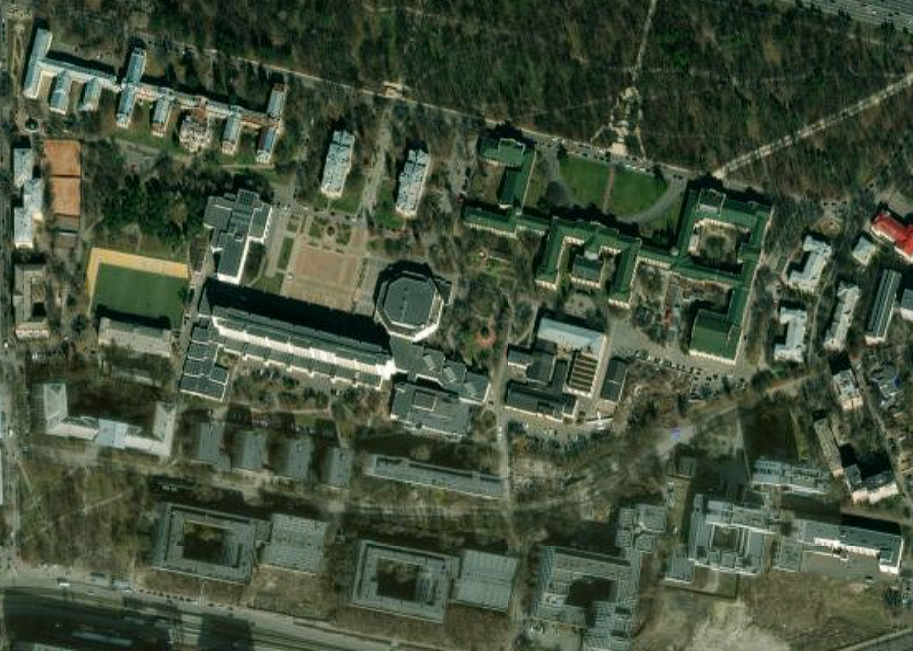
#> input picture Computer Vision/Satellite-Object-Detection-CV/kpi_campus.png, 913 x 651 px
$ python task_2.py
#> lines starting #> are read from the running program, lines starting #| are printed output that depends on the picture; after the words box and inside, x2 and y2 are one past the last pixel; in counts of white or black regions, pixels touching at a corner belong together
import cv2
import numpy as np
import matplotlib
matplotlib.use("TkAgg")
import matplotlib.pyplot as plt

image = cv2.imread("kpi_campus.png")
#> image is the input picture: shape (651, 913, 3); mean B, G, R 59.7, 80.1, 67.3
output_image = image.copy()
gray = cv2.cvtColor(image, cv2.COLOR_BGR2GRAY)
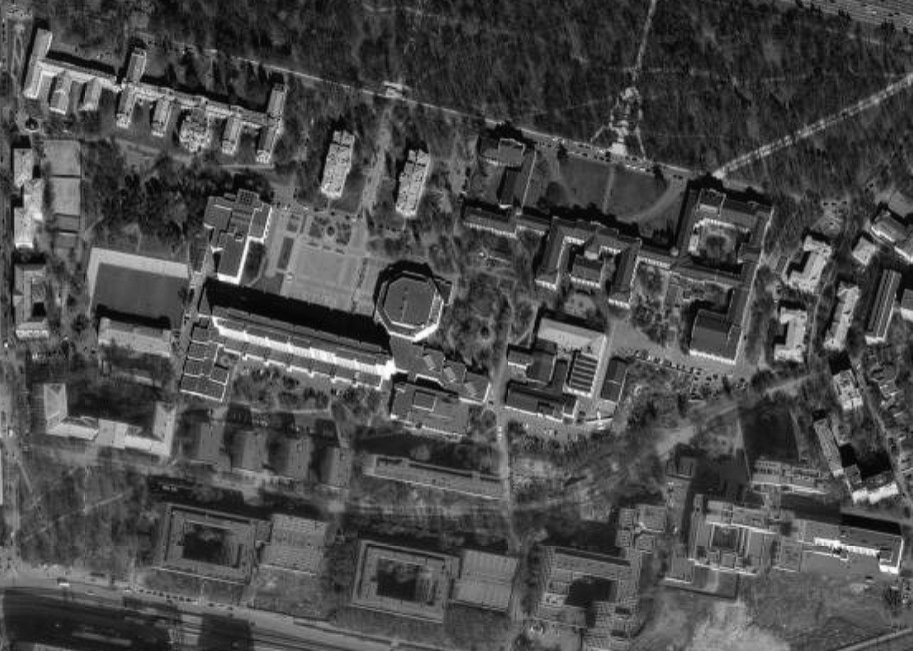
#> gray: shape (651, 913); min 0, max 254, mean 74

blurred = cv2.GaussianBlur(gray, (5, 5), 0)

_, thresh = cv2.threshold(blurred, 0, 255, cv2.THRESH_BINARY + cv2.THRESH_OTSU)
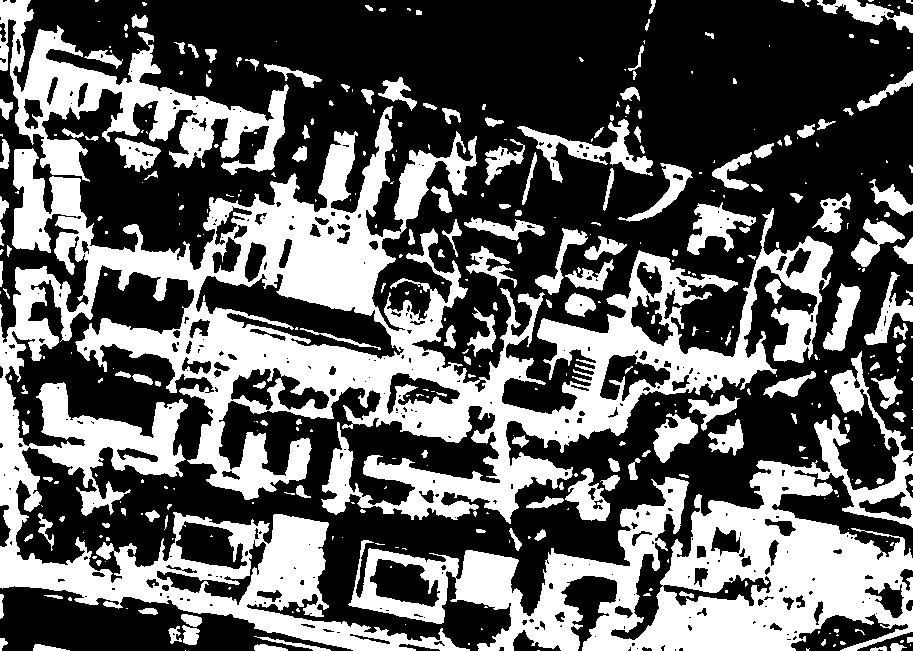
#> thresh: shape (651, 913); 37.8% white; 399 white regions (225 under 20 px), largest, box (x1, y1, x2, y2) and area: (0, 106, 833, 651) 124027, (348, 351, 913, 651) 49149, (0, 0, 289, 182) 15791

kernel = np.ones((3, 3), np.uint8)

morph_opened = cv2.morphologyEx(thresh, cv2.MORPH_OPEN, kernel, iterations=1)
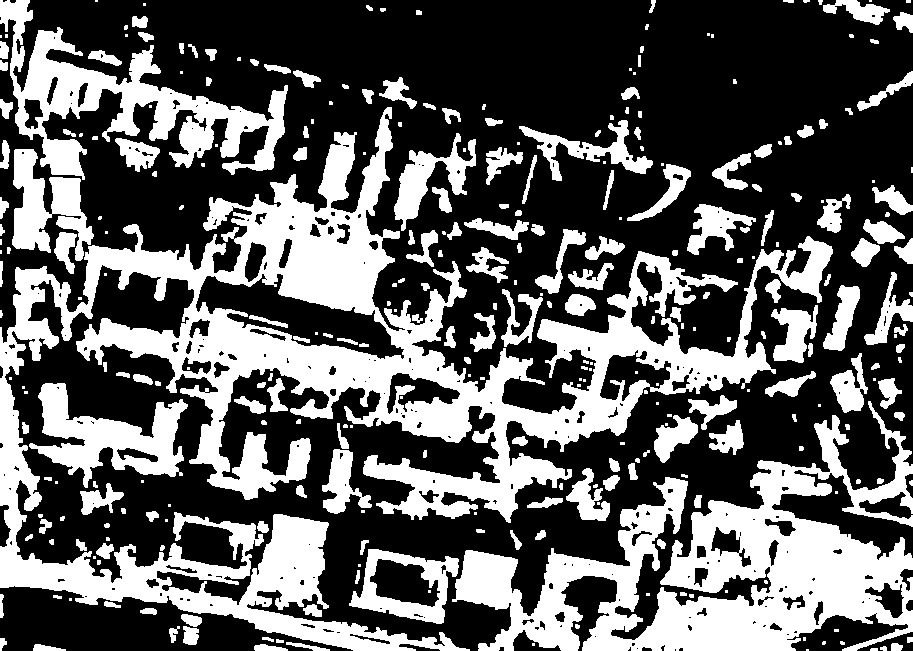
#> morph_opened: shape (651, 913); 36.7% white; 313 white regions (114 under 20 px), largest, box (x1, y1, x2, y2) and area: (0, 107, 833, 651) 99487, (452, 401, 913, 651) 43766, (0, 0, 288, 180) 15280

morph_closed = cv2.morphologyEx(morph_opened, cv2.MORPH_CLOSE, kernel, iterations=1)
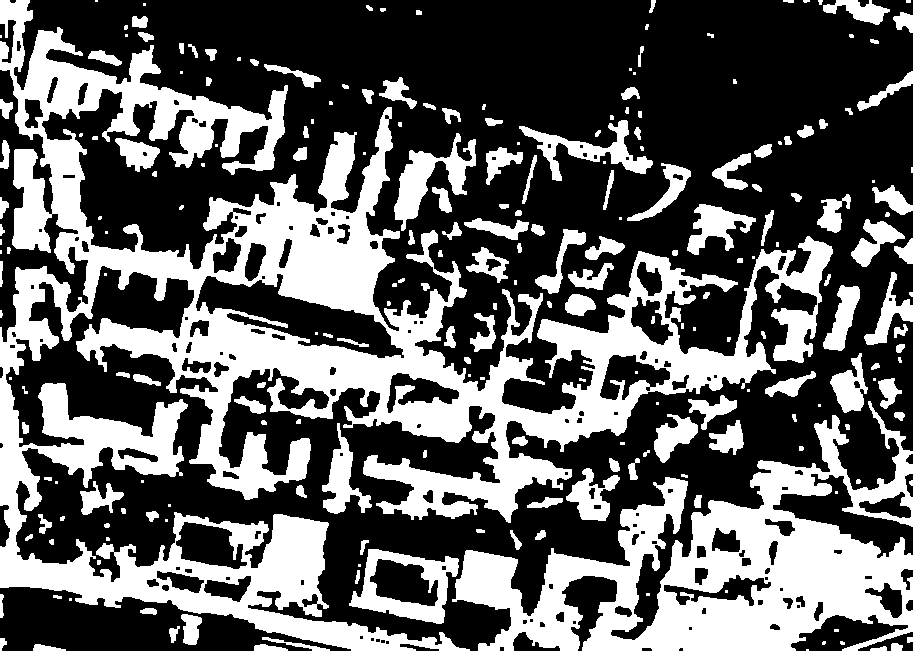
#> morph_closed: shape (651, 913); 37.4% white; 231 white regions (74 under 20 px)

contours, _ = cv2.findContours(morph_closed, cv2.RETR_EXTERNAL, cv2.CHAIN_APPROX_SIMPLE)
#> contours = 225 contours, 107 with area under 20; largest, box (x1, y1, x2, y2) and area: (0, 0, 833, 651) 147193, (452, 401, 913, 651) 47496, (349, 549, 459, 624) 5239, (394, 133, 476, 231) 2534, (519, 120, 653, 181) 2118

buildings = []
for cnt in contours:
    area = cv2.contourArea(cnt)
    x, y, w, h = cv2.boundingRect(cnt)
    aspect_ratio = w / float(h)

    if area > 300 and 0.2 < aspect_ratio < 5.0:
        buildings.append((x, y, w, h))
        cv2.rectangle(output_image, (x, y), (x + w, y + h), (0, 255, 0), 2)
#> this loop made 225 passes
#> (area, x, y, w, h, aspect_ratio) on passes 2 to 4: (41, 870, 646, 17, 5, 3.4), (132.5, 254, 644, 34, 7, 4.86), (114.5, 33, 644, 33, 7, 4.71)
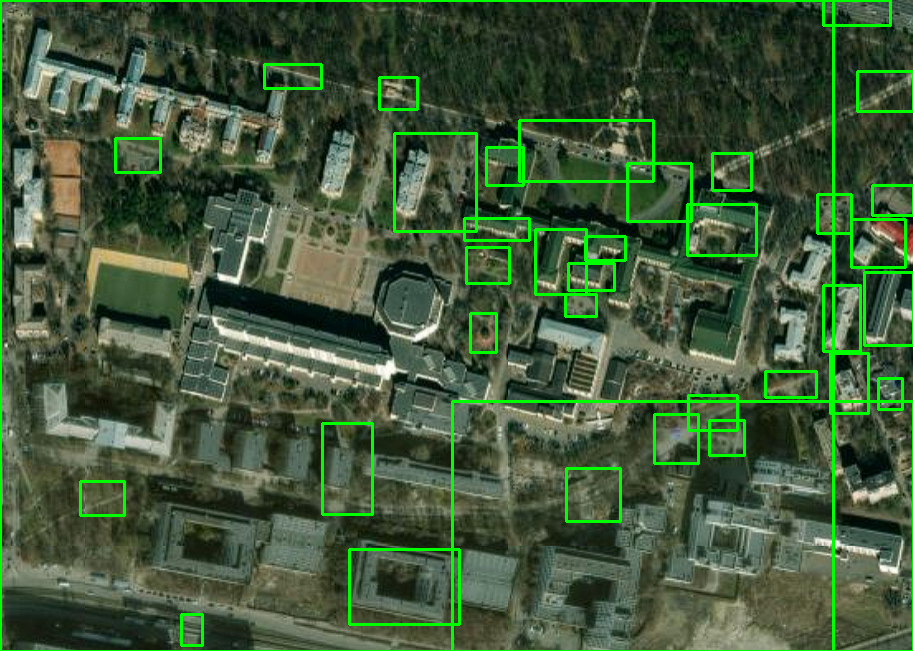
#> output_image: shape (651, 913, 3); 4.47% of pixels changed, all inside (x1, y1, x2, y2) = (0, 0, 913, 651)
#> after the loop, buildings = 36 items, first 6: (181, 614, 21, 31), (349, 549, 110, 75), (80, 481, 44, 34), (566, 468, 54, 53), (322, 423, 50, 91), (709, 420, 35, 35)

plt.figure(figsize=(15, 10))

plt.subplot(2, 3, 1)
plt.title("Threshold (Original)")
plt.imshow(thresh, cmap="gray")
plt.axis("off")

plt.subplot(2, 3, 2)
plt.title("Morphological Opening (Noise removal)")
plt.imshow(morph_opened, cmap="gray")
plt.axis("off")

plt.subplot(2, 3, 3)
plt.title("Morphological Closing (Hole filling)")
plt.imshow(morph_closed, cmap="gray")
plt.axis("off")

plt.subplot(2, 3, 4)
plt.title(f"Виявлені будівлі: {len(buildings)}")
plt.imshow(cv2.cvtColor(output_image, cv2.COLOR_BGR2RGB))
plt.axis("off")

plt.tight_layout()
plt.show()
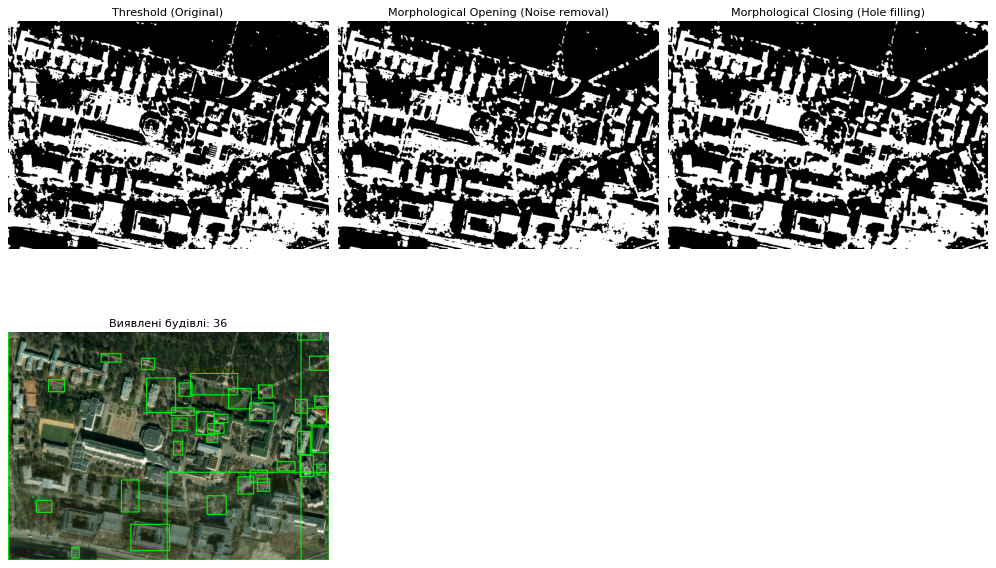
#> figure drawn by matplotlib, 4 panels

$ run again, with Computer Vision/Satellite-Object-Detection-CV/img2_2.png copied over Computer Vision/Satellite-Object-Detection-CV/kpi_campus.png
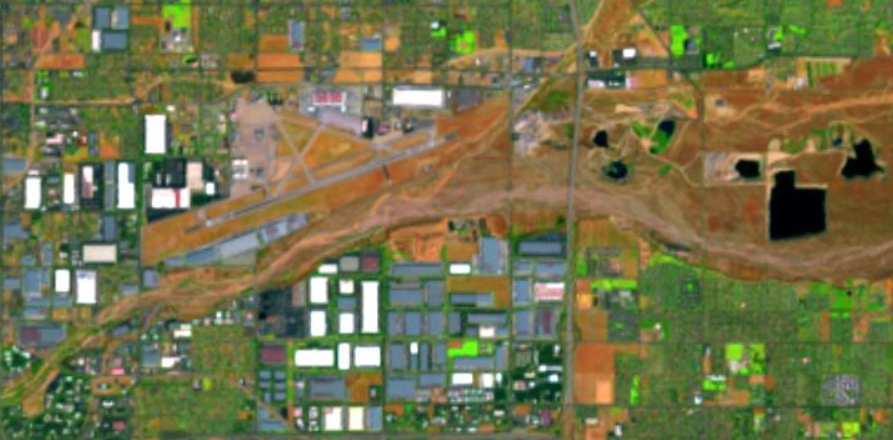
#> input picture Computer Vision/Satellite-Object-Detection-CV/img2_2.png, 893 x 440 px
#> image is the input picture: shape (440, 893, 3); mean B, G, R 74.8, 114.1, 114.1
#> thresh: shape (440, 893); 18.7% white; 481 white regions (206 under 20 px), largest, box (x1, y1, x2, y2) and area: (220, 72, 445, 210) 13193, (257, 169, 453, 281) 2444, (704, 139, 797, 200) 1554
#> morph_opened: shape (440, 893); 17.9% white; 372 white regions (98 under 20 px), largest, box (x1, y1, x2, y2) and area: (230, 72, 444, 201) 13035, (257, 169, 453, 281) 2428, (334, 44, 382, 83) 1436
#> morph_closed: shape (440, 893); 18.1% white; 324 white regions (83 under 20 px)
#> contours = 324 contours, 118 with area under 20; largest, box (x1, y1, x2, y2) and area: (230, 44, 444, 201) 15595, (257, 169, 453, 281) 2306, (288, 342, 381, 371) 1701, (704, 139, 795, 199) 1371, (448, 360, 502, 402) 1288
#> the loop `for cnt in contours:` made 324 passes
#> (area, x, y, w, h, aspect_ratio) on passes 2, 4, 6: (20, 806, 428, 5, 8, 0.625), (31, 468, 427, 9, 6, 1.5), (120.5, 814, 424, 19, 12, 1.58)
#> after the loop `for cnt in contours:`:
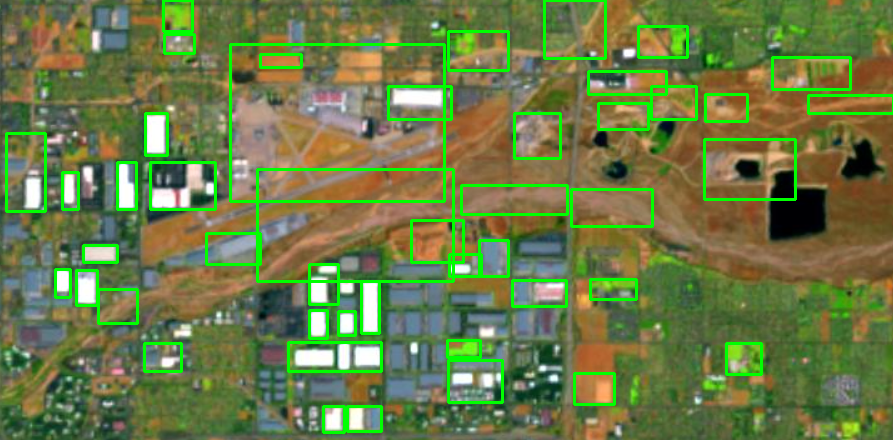
#> output_image: shape (440, 893, 3); 6.18% of pixels changed, all inside (x1, y1, x2, y2) = (5, 0, 893, 434)
#> after the loop `for cnt in contours:`: buildings = 46 items, first 6: (347, 406, 34, 25), (323, 406, 21, 26), (574, 373, 40, 31), (448, 360, 54, 42), (726, 343, 35, 31), (144, 343, 37, 28)
#> `plt.show()`:
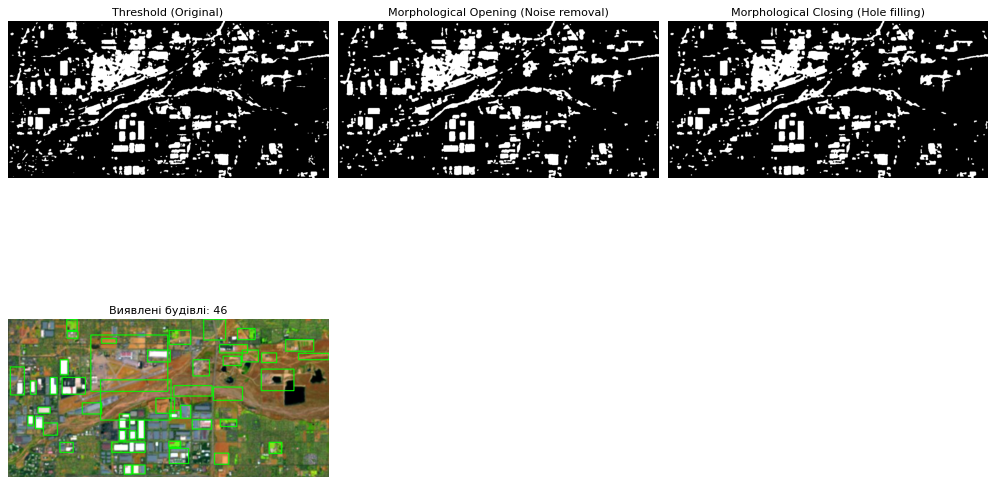
#> figure drawn by matplotlib, 4 panels
